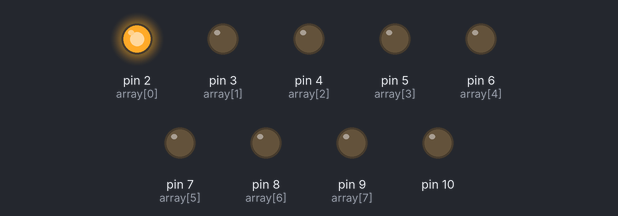
The sketch below on a simulated Arduino Uno, built with avr-gcc and run on an emulated ATmega328P. On the bench: output pins drawn as LEDs (lit = HIGH).

Above: at 0.12 s.
At 1.12 s:
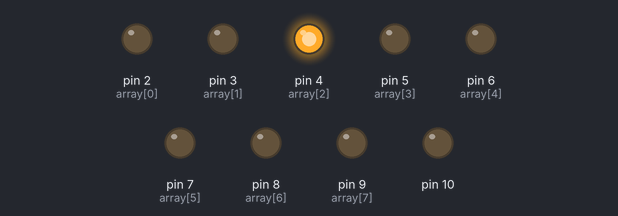
At 2.37 s:
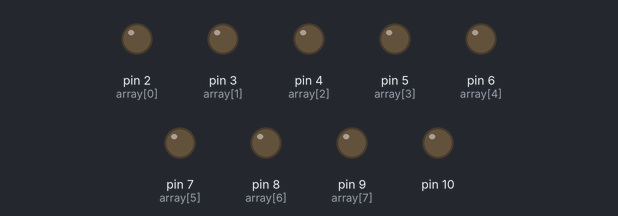
At 5.12 s:
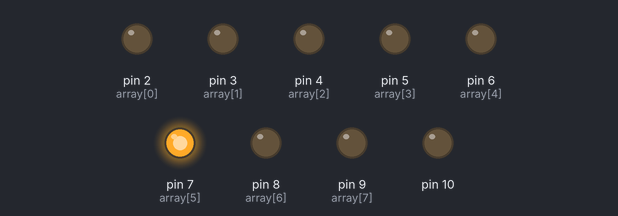
At 7.12 s:
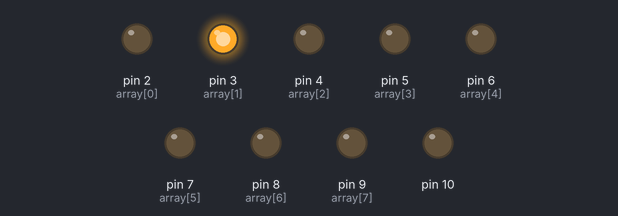
At 10.12 s:
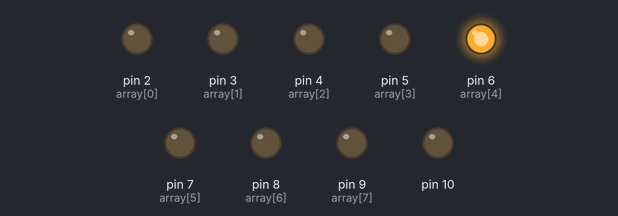
Timing chart, 0 to 10.4 s (numbered marks = the images above):
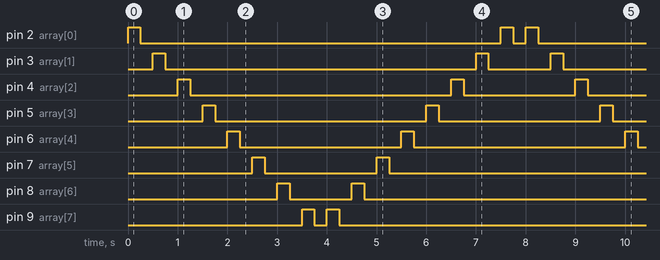

The sketch:

LED_Array_and_Blink_Assignment.ino
```cpp
//Claswork: LED Array Assessment
//Christopher Camacho
//All work here is honestly obtained and is my own

int array[] = {2,3,4,5,6,7,8,9,9,8,7,6,5,4,3,2};

void lightDisplay() {
  for (int i = 0; i < 16; i++) {
    digitalWrite(array[i],1);
    delay(250);
    digitalWrite(array[i], 0);
    delay(250);
  }
}

void setup(){
  pinMode(2, 1);
  pinMode(3, 1);
  pinMode(4, 1);
  pinMode(5,1);
  pinMode(6,1);
  pinMode(7,1);
  pinMode(8,1);
  pinMode(9,1);
  pinMode(10,1);
}

void loop() {
  lightDisplay();
}
```

Measured:
- by itself, pin 2 (array[0]): repeats every 8.0 s: LOW 7.3 s, HIGH 0.25 s, LOW 0.25 s, HIGH 0.25 s
- by itself, pin 3 (array[1]): repeats every 8.0 s: LOW 6.3 s, HIGH 0.25 s, LOW 1.3 s, HIGH 0.25 s
- by itself, pin 4 (array[2]): repeats every 8.0 s: LOW 5.3 s, HIGH 0.25 s, LOW 2.3 s, HIGH 0.25 s
- by itself, pin 5 (array[3]): repeats every 8.0 s: LOW 4.3 s, HIGH 0.25 s, LOW 3.3 s, HIGH 0.25 s
- by itself, pin 6 (array[4]): repeats every 8.0 s: LOW 3.3 s, HIGH 0.25 s, LOW 4.3 s, HIGH 0.25 s
- by itself, pin 7 (array[5]): repeats every 8.0 s: LOW 2.3 s, HIGH 0.25 s, LOW 5.3 s, HIGH 0.25 s
- by itself, pin 8 (array[6]): repeats every 8.0 s: LOW 1.3 s, HIGH 0.25 s, LOW 6.3 s, HIGH 0.25 s
- by itself, pin 9 (array[7]): repeats every 8.0 s: LOW 0.25 s, HIGH 0.25 s, LOW 7.3 s, HIGH 0.25 s
